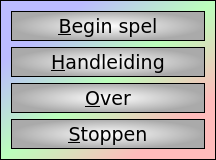
<?xml version="1.0" encoding="UTF-8"?>
<ui version="4.0">
 <class>QtK3OpEenRijMenuDialog</class>
 <widget class="QDialog" name="QtK3OpEenRijMenuDialog">
  <property name="geometry">
   <rect>
    <x>0</x>
    <y>0</y>
    <width>216</width>
    <height>160</height>
   </rect>
  </property>
  <property name="font">
   <font>
    <family>Verdana</family>
    <pointsize>14</pointsize>
   </font>
  </property>
  <property name="windowTitle">
   <string>K3OpEenRij</string>
  </property>
  <property name="windowIcon">
   <iconset resource="../ConnectThree/ConnectThree.qrc">
    <normaloff>:/images/R.png</normaloff>:/images/R.png</iconset>
  </property>
  <property name="styleSheet">
   <string notr="true">QDialog {
 background-color: qlineargradient(x1: 0, y1: 0, x2: 1, y2: 1, stop: 0  #bbf, stop: 0.2  #bbf, stop: 0.5 #bfb, stop: 0.8 #fbb, stop: 1 #fbb);
  border: 1px solid black
}

QSpinBox,QDoubleSpinBox,QComboBox { 
  background-color: qlineargradient(x1: 0, y1: 0, x2: 1, y2: 1, stop: 0  #bbb, stop: 1 #fff);
  border: 1px solid black
}

QPushButton
{
  font: 24px bold &quot;Courier&quot; courier monospace;
  color: #000;
  background-color: qradialgradient(cx: 0.5, cy: 0.5,fx: 0.5, fy: 0.5,radius: 0.5, stop: 0 #fff, stop: 1 #aaa);
  border: 1px solid black
}
</string>
  </property>
  <layout class="QVBoxLayout" name="verticalLayout">
   <item>
    <layout class="QHBoxLayout" name="layout_horizontal">
     <item>
      <layout class="QVBoxLayout" name="layout_menu">
       <item>
        <widget class="QPushButton" name="button_start">
         <property name="sizePolicy">
          <sizepolicy hsizetype="Minimum" vsizetype="Minimum">
           <horstretch>0</horstretch>
           <verstretch>0</verstretch>
          </sizepolicy>
         </property>
         <property name="text">
          <string>&amp;Begin spel</string>
         </property>
         <property name="flat">
          <bool>true</bool>
         </property>
        </widget>
       </item>
       <item>
        <widget class="QPushButton" name="button_instructions">
         <property name="sizePolicy">
          <sizepolicy hsizetype="Minimum" vsizetype="Preferred">
           <horstretch>0</horstretch>
           <verstretch>0</verstretch>
          </sizepolicy>
         </property>
         <property name="text">
          <string>&amp;Handleiding</string>
         </property>
         <property name="flat">
          <bool>true</bool>
         </property>
        </widget>
       </item>
       <item>
        <widget class="QPushButton" name="button_about">
         <property name="sizePolicy">
          <sizepolicy hsizetype="Minimum" vsizetype="Minimum">
           <horstretch>0</horstretch>
           <verstretch>0</verstretch>
          </sizepolicy>
         </property>
         <property name="text">
          <string>&amp;Over</string>
         </property>
         <property name="flat">
          <bool>true</bool>
         </property>
        </widget>
       </item>
       <item>
        <widget class="QPushButton" name="button_quit">
         <property name="sizePolicy">
          <sizepolicy hsizetype="Minimum" vsizetype="Minimum">
           <horstretch>0</horstretch>
           <verstretch>0</verstretch>
          </sizepolicy>
         </property>
         <property name="text">
          <string>&amp;Stoppen</string>
         </property>
         <property name="flat">
          <bool>true</bool>
         </property>
        </widget>
       </item>
      </layout>
     </item>
    </layout>
   </item>
  </layout>
 </widget>
 <resources>
  <include location="../ConnectThree/ConnectThree.qrc"/>
 </resources>
 <connections/>
</ui>
